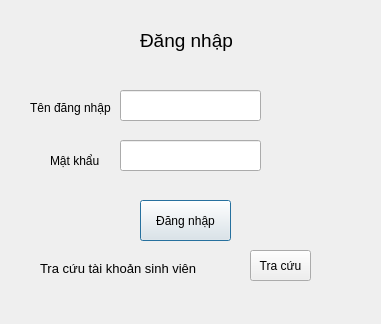
<?xml version="1.0" encoding="UTF-8"?>
<ui version="4.0">
 <class>Login_Dialog</class>
 <widget class="QDialog" name="Login_Dialog">
  <property name="geometry">
   <rect>
    <x>0</x>
    <y>0</y>
    <width>381</width>
    <height>324</height>
   </rect>
  </property>
  <property name="windowTitle">
   <string>Login_Dialog</string>
  </property>
  <widget class="QPushButton" name="btnLogin">
   <property name="geometry">
    <rect>
     <x>140</x>
     <y>200</y>
     <width>91</width>
     <height>41</height>
    </rect>
   </property>
   <property name="text">
    <string>Đăng nhập</string>
   </property>
  </widget>
  <widget class="QLineEdit" name="txtUser">
   <property name="geometry">
    <rect>
     <x>120</x>
     <y>90</y>
     <width>141</width>
     <height>31</height>
    </rect>
   </property>
  </widget>
  <widget class="QLineEdit" name="txtPass">
   <property name="geometry">
    <rect>
     <x>120</x>
     <y>140</y>
     <width>141</width>
     <height>31</height>
    </rect>
   </property>
  </widget>
  <widget class="QLabel" name="label">
   <property name="geometry">
    <rect>
     <x>140</x>
     <y>20</y>
     <width>151</width>
     <height>41</height>
    </rect>
   </property>
   <property name="font">
    <font>
     <pointsize>14</pointsize>
    </font>
   </property>
   <property name="text">
    <string>Đăng nhập</string>
   </property>
  </widget>
  <widget class="QLabel" name="label_2">
   <property name="geometry">
    <rect>
     <x>30</x>
     <y>100</y>
     <width>91</width>
     <height>16</height>
    </rect>
   </property>
   <property name="text">
    <string>Tên đăng nhập</string>
   </property>
  </widget>
  <widget class="QLabel" name="label_3">
   <property name="geometry">
    <rect>
     <x>50</x>
     <y>150</y>
     <width>61</width>
     <height>21</height>
    </rect>
   </property>
   <property name="text">
    <string>Mật khẩu</string>
   </property>
  </widget>
  <widget class="QLabel" name="label_4">
   <property name="geometry">
    <rect>
     <x>40</x>
     <y>260</y>
     <width>261</width>
     <height>16</height>
    </rect>
   </property>
   <property name="font">
    <font>
     <pointsize>10</pointsize>
    </font>
   </property>
   <property name="text">
    <string>Tra cứu tài khoản sinh viên</string>
   </property>
  </widget>
  <widget class="QPushButton" name="btnTracuu">
   <property name="geometry">
    <rect>
     <x>250</x>
     <y>250</y>
     <width>61</width>
     <height>31</height>
    </rect>
   </property>
   <property name="text">
    <string>Tra cứu</string>
   </property>
  </widget>
 </widget>
 <resources/>
 <connections/>
</ui>
